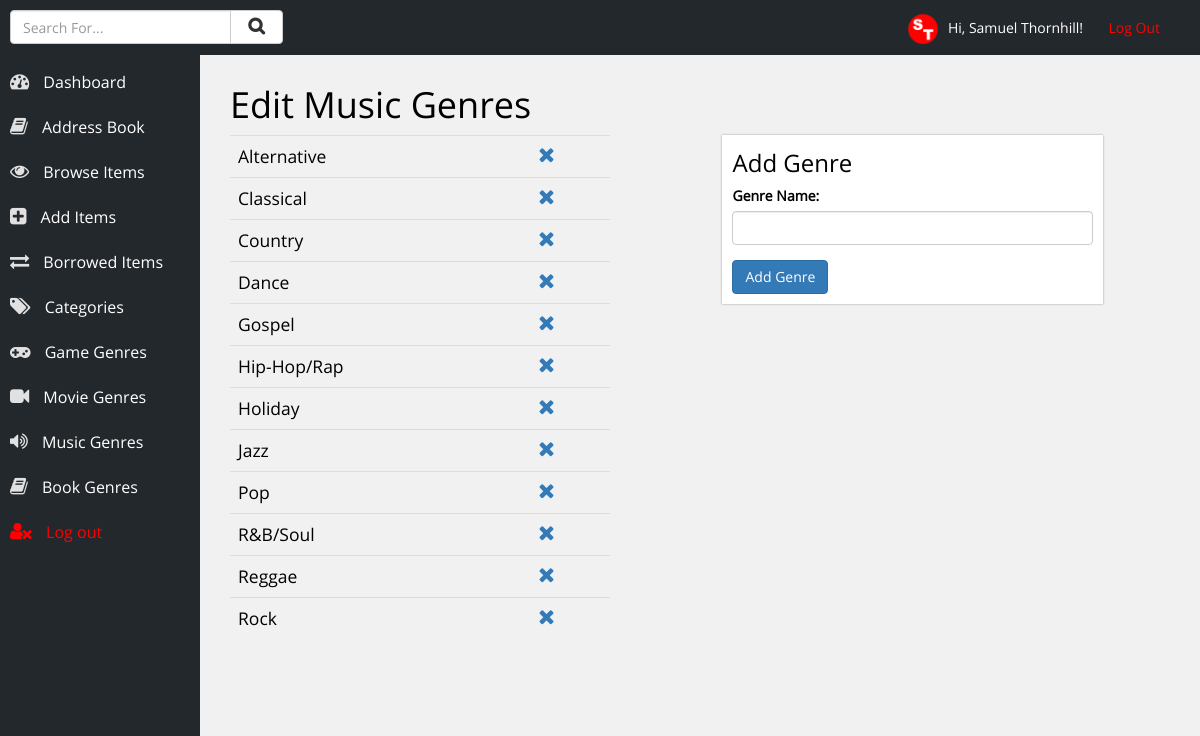
Page /genre.php?genre=Music (signed in) on the earlier database version.
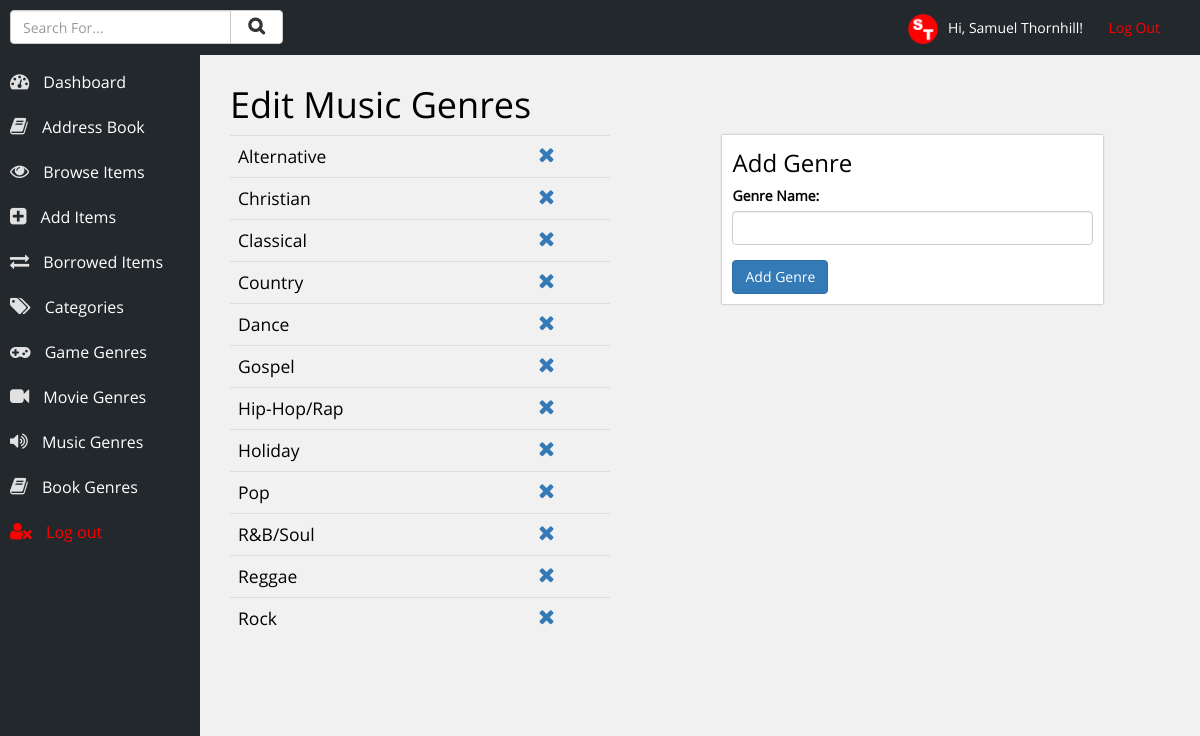
Same page on the later database version.
### tables this page shows
CREATE TABLE IF NOT EXISTS `music_genre` (
  `id` int(11) NOT NULL AUTO_INCREMENT,
  `genre_name` varchar(50) NOT NULL,
  PRIMARY KEY (`id`)
);

### genre.php (the view, shortened to what this page needs)
<?php
	include ('inc/db_con.php');
	include ('inc/head.php');
?>
<?php
	if(isset($_GET['genre'])) {
		$genre = $_GET['genre'];
	}
	else {
		header("Location: index.php");
	}
?>
	<div class="row content-area">
		<h1 style="margin-left:15px;">Edit <?php echo $genre; ?> Genres</h1>
		<div class="col-xs-5">
			<table class="table">
				<?php
					if($genre=='Music') {
						$listGenres = mysqli_query($con, "SELECT * FROM music_genre ORDER BY genre_name");
						while ($row = mysqli_fetch_array($listGenres)) {
							echo '<tr>';
								echo '<td style="font-size:125%;">' . $row['genre_name'] . '</td>';
								echo '<td>';
									echo '<a href="handlers/delete-genre-music.php?id=' . $row['id'] . '"><i class="fa fa-times" style="font-size:150%;"></i></a>';
								echo '</td>';
							echo '</tr>';
						}
					}
				?>
			</table>
		</div>
		<div class="col-xs-5 col-xs-offset-1">
			<div class="section">
				<h3>Add Genre</h3>
				<?php if($genre=='Music') { echo '<form action="handlers/add-genre-music.php" method="POST">'; } ?>
					<div class="form-group">
						<label>Genre Name:</label>
						<input class="form-control" name="genre_name" required/>
					</div>
					<input class="btn btn-primary" name="submit" type="submit" value="Add Genre" />
				</form>
			</div>
		</div>
	</div>
<?php include ('inc/footer.php'); ?>

Differences in the rows shown:
changed music_genre: genre_name "Jazz" → "Christian"; moves up the list
